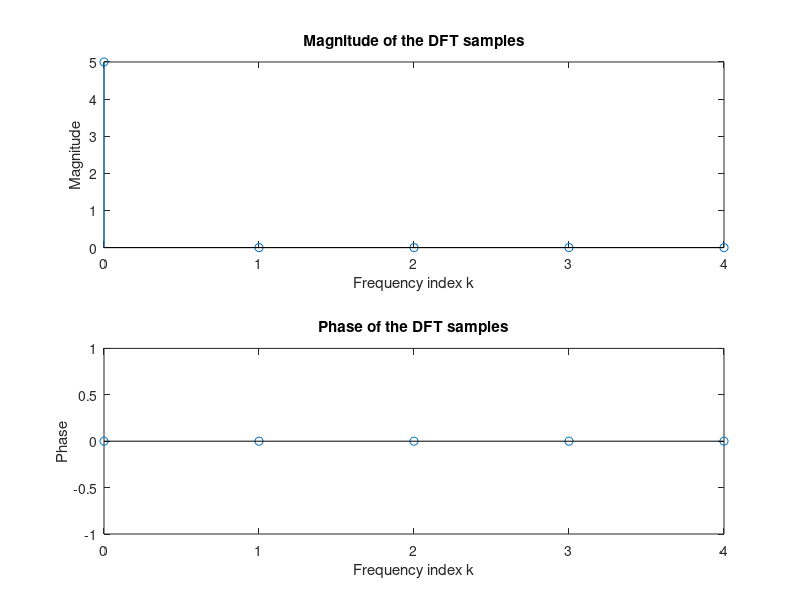

Reproduce this figure in MATLAB.
% FFT / spectrum of a rectangular sequence
%Version 06.10.01 / kzr
%
N = input('Type in the length N of sequence = ');
M = input('Type in the length of the DFT = ');
u = [ones(1,N)];
%
U = fft(u,M);		% computation the M-point DFT
t = 0:N-1;
stem(t,u);
figure(1);
title('Original time-domain sequence')
xlabel('Time index n'); ylabel('Amplitude')
pause
%
subplot(2,1,1);
k = 0:M-1;
stem(k,abs(U));
title('Magnitude of the DFT samples')
xlabel('Frequency index k'); ylabel('Magnitude');
subplot(2,1,2);
stem(k,angle(U));
title('Phase of the DFT samples');
xlabel('Frequency index k'); ylabel('Phase');
% end
